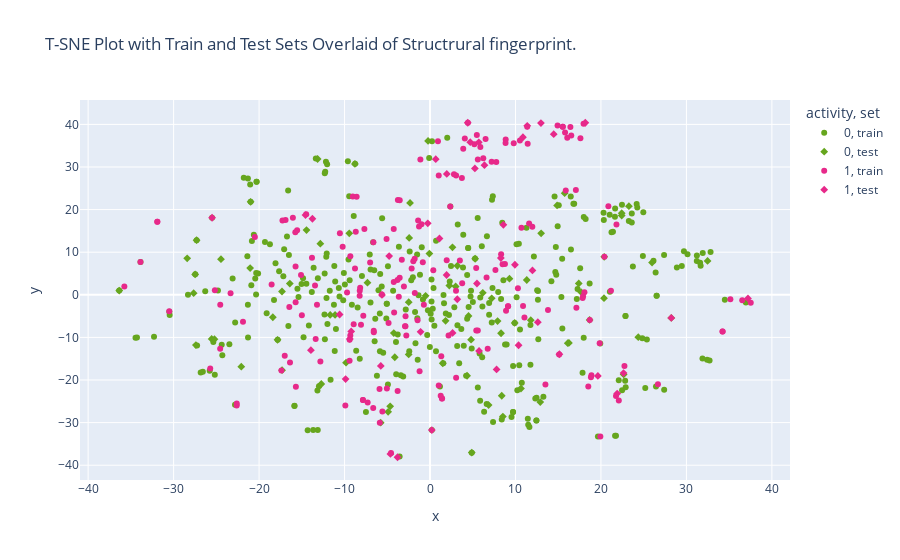

Write notebook code for a chart like this one.
### Code cell
tsne_plot_activity_set(fingerprint_train_df, fingerprint_test_df, y_train_activities, y_test_activities, "Structrural")

### Figure 1 — Plotly figure (JSON) as saved in the notebook; plotly's stock layout.template omitted (floating-point values rounded to 4 significant figures; data arrays with more than 128 entries replaced by an {"elided": "..."} marker saying what was removed)
{"data": [{"hovertemplate": "activity=0<br>set=train<br>x=%{x}<br>y=%{y}<extra></extra>", "legendgroup": "0, train", "marker": {"color": "rgb(102,166,30)", "symbol": "circle"}, "mode": "markers", "name": "0, train", "orientation": "v", "showlegend": true, "type": "scatter", "x": {"elided": "322 float values"}, "xaxis": "x", "y": {"elided": "322 float values"}, "yaxis": "y"}, {"hovertemplate": "activity=0<br>set=test<br>x=%{x}<br>y=%{y}<extra></extra>", "legendgroup": "0, test", "marker": {"color": "rgb(102,166,30)", "symbol": "diamond"}, "mode": "markers", "name": "0, test", "orientation": "v", "showlegend": true, "type": "scatter", "x": [-9.825, 2.259, 23.27, -0.5167, -0.0728, 8.525, -9.447, 5.281, 17.4, -5.771, -36.36, -22.08, -12.83, -18.39, -25.55, 4.506, 32.47, 17.67, -17.31, 9.912, -13.15, 3.001, 15.75, 13.0, -4.121, -12.72, 20.38, 3.202, -2.492, 4.805, -24.46, 25.98, 1.489, -11.68, -4.662, 14.87, -2.436, -11.11, 2.629, 28.23, 16.25, 8.311, -27.65, -25.22, 4.336, -27.48, -4.9, 8.393, -0.229, -27.31, 18.67, 7.218, 4.883, -17.32, -14.45, 11.32, -7.319, 11.79, 9.294, -2.497, 10.64, -17.84, 7.905, -4.236, -2.336, 12.9, -27.39, 22.43, 16.11, -28.41, -16.4, 6.179, 6.858, -21.05, 22.66, 1.823, 24.37, 22.43, -20.99, 20.36, -8.786], "xaxis": "x", "y": [-15.93, 2.168, 20.81, -0.2494, 9.675, -28.59, 14.43, 8.463, 2.675, -30.01, 0.9979, -16.88, 12.0, -5.271, -10.36, -4.954, 7.961, 0.6427, -17.7, -6.607, 31.87, 1.952, 23.86, 14.42, -14.66, -20.94, 8.916, 6.817, -1.723, -10.53, 8.357, 7.567, -16.09, -4.728, -26.18, 20.98, 13.34, -4.727, 11.14, -5.426, -11.29, -9.023, 0.3797, -10.43, -19.0, 4.774, -27.48, -23.7, 36.11, 12.81, -5.904, -0.83, -37.04, 0.7742, 15.18, 3.469, 2.834, -5.966, 3.788, -13.99, -22.0, -10.58, -6.175, -8.979, 21.56, -25.17, -11.8, 18.58, -11.36, 8.562, 2.632, 0.4683, -25.88, 6.264, -18.69, -6.117, -9.936, 19.15, 21.82, -0.8051, 30.72], "yaxis": "y"}, {"hovertemplate": "activity=1<br>set=train<br>x=%{x}<br>y=%{y}<extra></extra>", "legendgroup": "1, train", "marker": {"color": "rgb(231,41,138)", "symbol": "circle"}, "mode": "markers", "name": "1, train", "orientation": "v", "showlegend": true, "type": "scatter", "x": {"elided": "187 float values"}, "xaxis": "x", "y": {"elided": "187 float values"}, "yaxis": "y"}, {"hovertemplate": "activity=1<br>set=test<br>x=%{x}<br>y=%{y}<extra></extra>", "legendgroup": "1, test", "marker": {"color": "rgb(231,41,138)", "symbol": "diamond"}, "mode": "markers", "name": "1, test", "orientation": "v", "showlegend": true, "type": "scatter", "x": [11.99, 8.584, 1.962, 0.6713, 0.211, 19.64, 2.642, 11.38, -13.76, -14.57, -5.621, -0.2621, -4.637, 12.62, 10.36, 8.287, -4.781, 5.706, 12.98, 15.14, 22.65, 21.9, 37.2, 10.87, 1.939, 28.23, -3.801, -9.381, 6.369, -13.93, -1.103, 4.707, 14.48, 7.79, 4.415, 3.192, -5.757, 18.17, 5.739, 1.106, -9.877, -10.58, 5.25, 9.937, 5.493, -9.221, -25.5], "xaxis": "x", "y": [5.719, 16.42, 28.38, 31.84, -31.75, -19.05, -8.957, 39.65, 17.85, 18.72, -0.02492, 16.76, -37.35, -6.433, -11.84, 8.639, 9.097, 35.78, 40.29, -13.95, -18.37, -23.19, -0.8601, 36.98, 4.648, -5.427, -38.13, -10.37, 30.43, -13.0, -8.697, 35.82, 37.71, -17.52, 40.38, -1.046, -16.69, 40.38, -13.17, 13.21, -19.78, -4.623, 29.67, 7.057, 2.65, -8.6, 18.08], "yaxis": "y"}], "layout": {"legend": {"title": {"text": "activity, set"}, "tracegroupgap": 0}, "title": {"text": "T-SNE Plot with Train and Test Sets Overlaid of Structrural fingerprint."}, "xaxis": {"anchor": "y", "domain": [0, 1], "title": {"text": "x"}}, "yaxis": {"anchor": "x", "domain": [0, 1], "title": {"text": "y"}}}}
